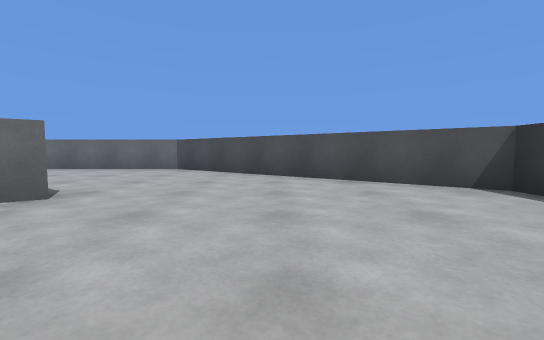
view 1 (above)

14 first-person views from a walk through a 3-D level made in the Unity game engine. The camera is 0.53 m above the floor, tilts 4° down and sees 90° across. The floor is counted in squares, 1 m on a side. Each view is taken from the middle of a square. On the plan, view 1 faces up. The plan holds only what a view shows up to about 9 squares ahead; the rest is blank. The player character is not drawn.

view 2
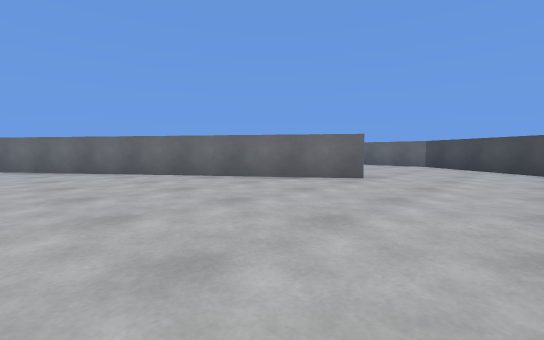

view 3
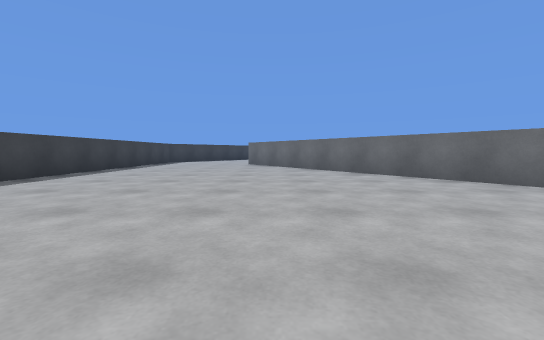

view 4
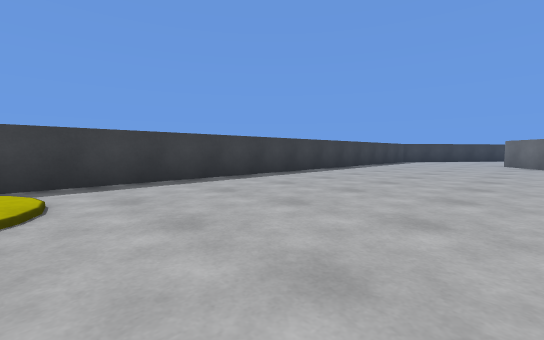

view 5
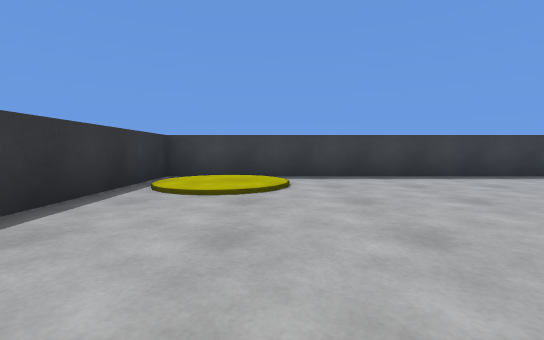

view 6
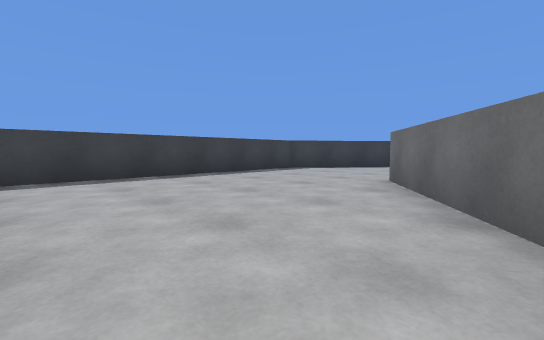

view 7
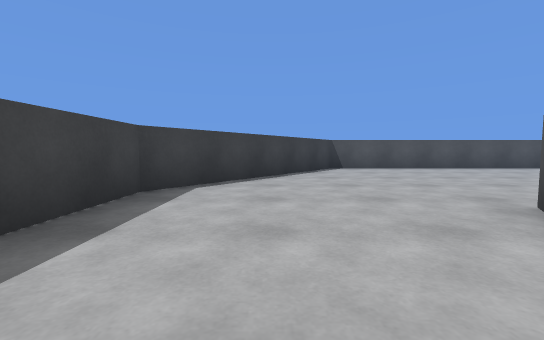

view 8
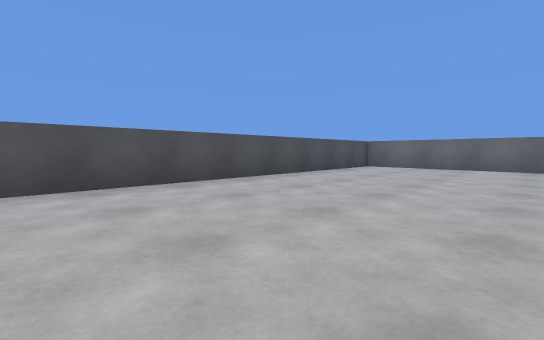

view 9
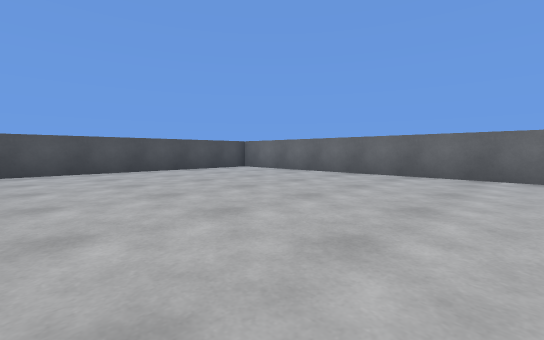

view 10
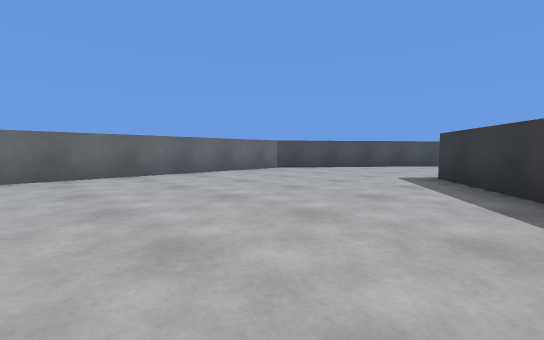

view 11
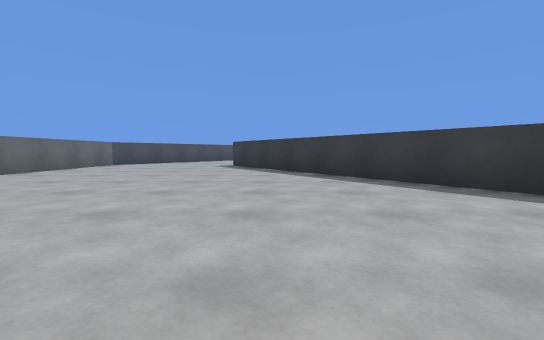

view 12
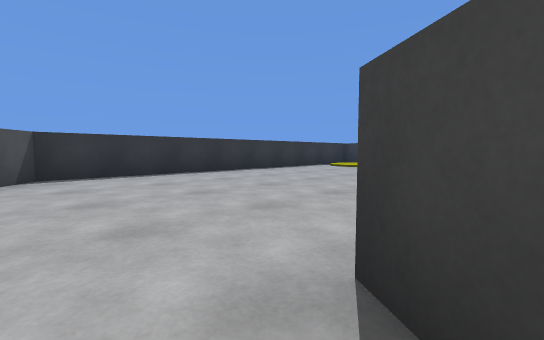

view 13
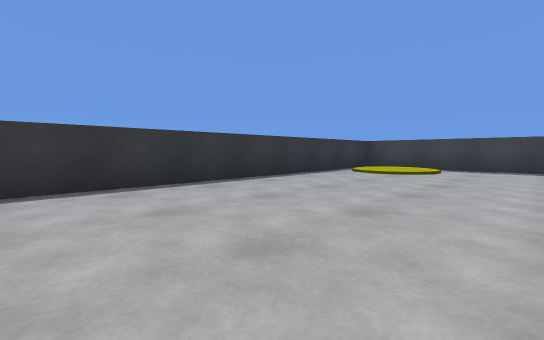

view 14
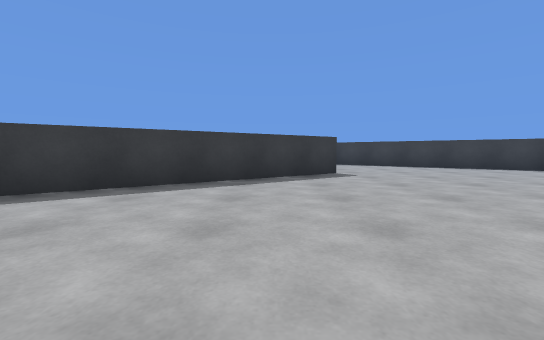

### Floor plan
Points are (right, up) in squares from view 1. A wall is a line through its corners. A room is listed if a view was taken in it or the views show most of it. See-through windows are left out.
Room 1 (views 1, 2, 3, 4, 5, 6, 7, 8, 9, 10, 11, 12, 13, 14)
walls: (-11.6, -2.5) (-3.1, 3.4) (-2.5, 3) (-10.9, -3); (-17.3, 7.5) (-17.3, -3.2) (-12.5, -6.7) (3.2, -6.7) (3.2, 3.6) (-2.8, 8) (-16.9, 8)

Positions as (right, up) in squares from view 1, and headings:
1: (0, 0), facing up
2: (0, -2), facing up-left
3: (0, -2), facing left
4: (1, -2), facing down-left
5: (1, -1), facing down
6: (-6, -1), facing down-left
7: (-9, -5), facing left
8: (-13, -1), facing up-left
9: (-10, 2), facing up-left
10: (-9, 2), facing up-right
11: (-13, 2), facing right
12: (-3, 4), facing down-right
13: (-1, 2), facing down-right
14: (-10, 4), facing down
